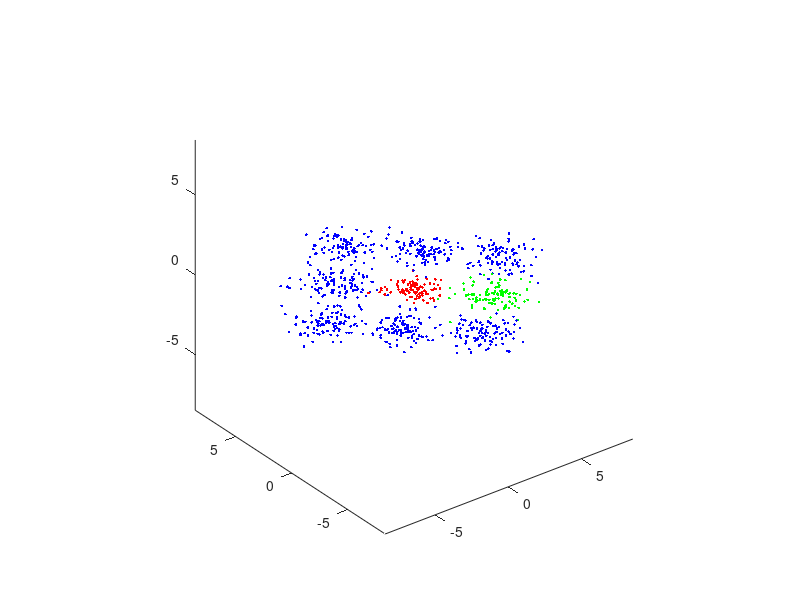

Source code (MATLAB): (Note: this script raises an error after producing the figure.)
randn('seed',10)
S1=[.5 0 0; 0 .5 0; 0 0 .01];
S2=[1 0 0; 0 1 0; 0 0 .01];
a=6;
mv=[0 0 0; a 0 0; a/2 a/2 0; 0 a 0; -a/2 a/2 0;...
    -a 0 0; -a/2 -a/2 0; 0 -a 0; a/2 -a/2 0]';
N=100;
% Generate the dataset
X=[mvnrnd(mv(:,1),S1,N)];
for i=2:9
    X=[X; mvnrnd(mv(:,i),S2,N)];
end
X=X';
c=3; % number of classes
y=[ones(1,N) 2*ones(1,7*N) 3*ones(1,N)]; % class labels

% Plot the dataset X in the three-dimensional space
figure(3), plot3(X(1,y==1),X(2,y==1),X(3,y==1),'r.',X(1,y==2),...
    X(2,y==2),X(3,y==2),'b.',X(1,y==3),X(2,y==3),X(3,y==3),'g.')
figure(3), axis equal

% Scatter matrix computation
[Sw,Sb,Sm]=scatter_mat(X,y);

% Eigendecomposition
[V,D]=eig(inv(Sw)*Sb);

% Sort the eigenvalues in descending order and rearrange the eigenvectors accordingly
s=diag(D);
[s,ind]=sort(s,1,'descend');
V=V(:,ind);
% Select in A the eigenvectors corresponding to non-zero eigenvalues
A=V(:,1:c-1);
% Project the data set on the space spanned by the column vectors of A
Y=A'*X;

% Plot the projections of X
figure(4), plot(Y(1,y==1),Y(2,y==1),'ro',...
    Y(1,y==2),Y(2,y==2),'b.',Y(1,y==3),Y(2,y==3),'gx')
figure(4), axis equal
